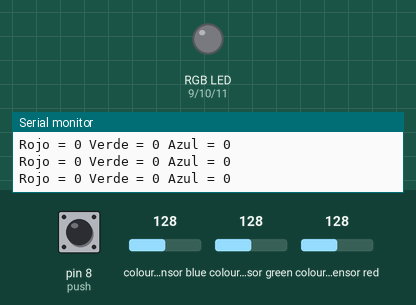
Bench run of a sketch on a simulated Arduino Uno, built with avr-gcc and run on an emulated ATmega328P. Parts: an RGB LED mixed from three pins (HIGH = lit), the last lines printed to the serial monitor. Wiring (inferred from the names in the program): TCS3200 colour sensor: output pin 6; S2 pin 4; S3 pin 5; S0 pin 2; S1 pin 3. The inputs (shaded band) are chosen by the test bench; at power-on: pin 8 (push) LOW, colour sensor blue 128, colour sensor green 128, colour sensor red 128. Pins used as bus, display or sensor lines are not drawn.

Above: at 1.2 s.
1.3 s: pin 8 (push) pulled HIGH for 1 s
At 3.4 s:
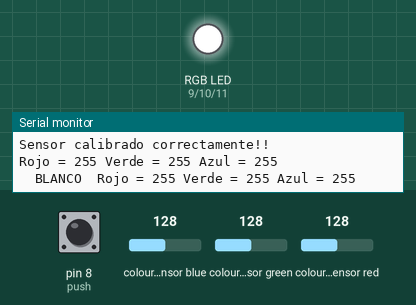
4.3 s: colour sensor blue set to 32
Timing chart, 0 to 7.3 s (numbered marks = the images above; inputs shaded):
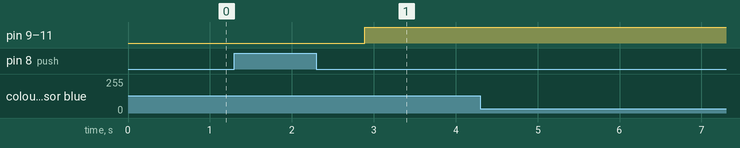

Measured:
- after the input at 1.3 s, pin 9 (RED), pin 10 (GREEN), pin 11 (BLUE): LOW → HIGH after 1.6 s

The sketch:

COLORIMETRO_BUENO_BUENO.ino
```cpp
/*
 * By: JONATHAN BAZAN
 * BIO ELECTRONICA SE ESCRIBE CON B
 *
 */
#define led 7
#define s0 2  //LEDS
#define s1 3    //FRECUENCIA
#define s2 4   //RECEPTORES
#define s3 5   //RECEPTORES
#define out 6  //SEÑAL DE COLOR A ARDUINO
#define push 8
#define muestras 200
int RGB1 = 0;  //AQUI VA A GURADAR EL VALOR LEIDO DEL ROJO
int RGB2 = 0; //AQUI VA A GURADAR EL VALOR LEIDO DEL VERDE
int RGB3 = 0; //AQUI VA A GURADAR EL VALOR LEIDO DEL BLUE
int RED = 9;  //PINES PARA EL RGB
int GREEN = 10; //PINES PARA EL RGB
int BLUE = 11; //PINES PARA EL RGB
long frecuencia = 0;
float factor_RGB[3];
void setup()
{

  pinMode(s0, OUTPUT);
  pinMode(s1, OUTPUT);
  pinMode(s2, OUTPUT);
  pinMode(s3, OUTPUT);
  pinMode(RED, OUTPUT);   //SALIDAS LOS LEDS
  pinMode(GREEN, OUTPUT);
  pinMode(BLUE, OUTPUT);
  pinMode(out, INPUT);  //ENTRADA DEL SENSOR A ARDUINO
  pinMode(push, INPUT);  //SELECTOR DE CALIBRACION
  //Escala de frecuencia de salida al 2%
  digitalWrite(s0, LOW);
  digitalWrite(s1, HIGH);
  //Comunicación Serial
  Serial.begin(9600);
}

void loop()
{
  // Para calibrar el sensor se debe presionar el pulsador
  if(digitalRead(push)== HIGH)
  {
    TCS_init(); //RUTINA DE CALIBRACION
  }
  else
  // El sensor comienza la lectura de color
  {
    // Se encienden los leds del sensor para tener mejor lectura
    digitalWrite(led, HIGH);
    leer_R();
    RGB1 = frecuencia * factor_RGB[0];
    Serial.print("Rojo = ");
    Serial.print(RGB1);
    Serial.print(" ");
    leer_G();
    RGB2 = frecuencia * factor_RGB[1];
    Serial.print("Verde = ");
    Serial.print(RGB2);
    Serial.print(" ");
    leer_B();
    RGB3 = frecuencia * factor_RGB[2];
    Serial.print("Azul = ");
    Serial.println(RGB3);
    delay(500);

  }
    //***CARACTERIZACION DE LOS COLORES***//
    if( RGB1>240 & RGB1<265 & RGB2>240 & RGB2<265 & RGB3>240 & RGB3<265)
  {
   analogWrite(RED,255);
   analogWrite(GREEN,255);
   analogWrite(BLUE,255);
    Serial.print("  BLANCO  ");
  }
    if( RGB1>40 & RGB1<55 & RGB2>60 & RGB2<85 & RGB3>40 & RGB3<65)
  {
   analogWrite(RED,0);
   analogWrite(GREEN,128);
   analogWrite(BLUE,0);
    Serial.print("  VERDE FUERTE ");
  }
     if( RGB1>110 & RGB1<140 & RGB2>80 & RGB2<100 & RGB3>120 & RGB3<150)
  {
   analogWrite(RED,128);
   analogWrite(GREEN,0);
   analogWrite(BLUE,128);
    Serial.print("  MORADO ");
  }
       if( RGB1>50 & RGB1<79  & RGB2>110 & RGB2<140 & RGB3>145 & RGB3<180)
  {
   analogWrite(RED,0);
   analogWrite(GREEN,128);
   analogWrite(BLUE,255);
    Serial.print("  AZUL CIELO ");
  }
         if( RGB1>225 & RGB1<260 & RGB2>165 & RGB2<195 & RGB3>65 & RGB3<85)
  {
      analogWrite(RED,250);
   analogWrite(GREEN,64);
   analogWrite(BLUE,1);
    Serial.print("  AMARILLO ");
  }
           if( RGB1>165 & RGB1<205 & RGB2>40 & RGB2<60 & RGB3>50 & RGB3<70)
  {
   analogWrite(RED,255);
   analogWrite(GREEN,0);
   analogWrite(BLUE,0);
    Serial.print("  ROJO ");
  }
         if( RGB1>115 & RGB1<140 & RGB2>150 & RGB2<180 & RGB3>65 & RGB3<85)
  {
   analogWrite(RED,128);
   analogWrite(GREEN,255);
   analogWrite(BLUE,0);
    Serial.print("  VERDE LIMON ");
  }
         if( RGB1>220 & RGB1<270 & RGB2>140 & RGB2<175 & RGB3>150 & RGB3<190)
  {
  analogWrite(RED,100);
   analogWrite(GREEN,0);
   analogWrite(BLUE,20);
    Serial.print("  ROSA CLARO ");
  }
         if( RGB1>305 & RGB1<360 & RGB2>95 & RGB2<120 & RGB3>60 & RGB3<85)
  {
   analogWrite(RED,255);
   analogWrite(GREEN,30);
   analogWrite(BLUE,1);
    Serial.print("  NARANJA ");
  }
         if( RGB1>390 & RGB1<435 & RGB2>130 & RGB2<165 & RGB3>160 & RGB3<210)
  {
   analogWrite(RED,255);
   analogWrite(GREEN,0);
   analogWrite(BLUE,125);
    Serial.print("  ROSA FUERTE");
  }
         if( RGB1>35 & RGB1<50 & RGB2>50 & RGB2<70 & RGB3>80 & RGB3<108)
  {
   analogWrite(RED,0);
   analogWrite(GREEN,0);
   analogWrite(BLUE,160);
    Serial.print(" AZUL REY");
  }
}
long calcular_frecuencia(int pin)
{

  long freq = 0;
  for(unsigned int j=0; j<muestras; j++) freq+= 500000/pulseIn(pin, HIGH, 150000);
  return freq / muestras;
}

//********RUTINA DE CALIBRACION****//
void TCS_init()
{
  // Iniciamos corrección de balance de blancos
  digitalWrite(s2, HIGH);
  digitalWrite(s3, LOW);
  Serial.println("Calibrando Balance de blancos..");
  // Se encienden los leds del sensor para tener mejor lectura
// digitalWrite(led, HIGH);
//  delay(1000);
  leer_R();
  factor_RGB[0] = 255.0/frecuencia;
  leer_G();
  factor_RGB[1] = 255.0/frecuencia;
  leer_B();
  factor_RGB[2] = 255.0/frecuencia;
   delay(500);
  Serial.println("Sensor calibrado correctamente!!");
}

///***LEE EL ROJO** EL SENSOR//
void leer_R()
{
  // Activar lectura de color Rojo
  digitalWrite(s2, LOW);
  digitalWrite(s3, LOW);
  frecuencia = calcular_frecuencia(out);
}


void leer_G()
{
  // Activar lectura de color Verde
  digitalWrite(s2, HIGH);
  digitalWrite(s3, HIGH);
  frecuencia = calcular_frecuencia(out);
}
void leer_B()
{
  // Activar lectura de color Azul
  digitalWrite(s2, LOW);
  digitalWrite(s3, HIGH);
  frecuencia = calcular_frecuencia(out);
}
```
